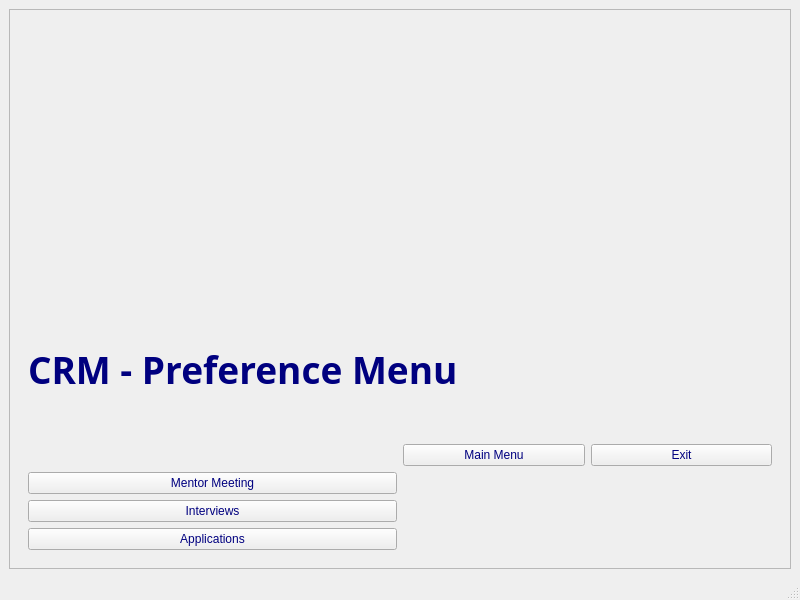
<?xml version="1.0" encoding="UTF-8"?>
<ui version="4.0">
 <class>MainWindow</class>
 <widget class="QMainWindow" name="MainWindow">
  <property name="geometry">
   <rect>
    <x>0</x>
    <y>0</y>
    <width>800</width>
    <height>600</height>
   </rect>
  </property>
  <property name="windowTitle">
   <string>MainWindow</string>
  </property>
  <widget class="QWidget" name="centralwidget">
   <layout class="QGridLayout" name="gridLayout_3">
    <item row="0" column="0">
     <widget class="QFrame" name="frame">
      <property name="frameShape">
       <enum>QFrame::StyledPanel</enum>
      </property>
      <property name="frameShadow">
       <enum>QFrame::Raised</enum>
      </property>
      <layout class="QGridLayout" name="gridLayout_4">
       <item row="0" column="0">
        <widget class="QWidget" name="widget_2" native="true">
         <widget class="QLabel" name="label">
          <property name="geometry">
           <rect>
            <x>110</x>
            <y>50</y>
            <width>531</width>
            <height>161</height>
           </rect>
          </property>
          <property name="text">
           <string/>
          </property>
          <property name="pixmap">
           <pixmap resource="../qrc/resources.qrc">:/images/logo.png</pixmap>
          </property>
          <property name="scaledContents">
           <bool>true</bool>
          </property>
         </widget>
        </widget>
       </item>
       <item row="1" column="0">
        <widget class="QWidget" name="widget" native="true">
         <property name="palette">
          <palette>
           <active>
            <colorrole role="WindowText">
             <brush brushstyle="SolidPattern">
              <color alpha="255">
               <red>0</red>
               <green>0</green>
               <blue>127</blue>
              </color>
             </brush>
            </colorrole>
            <colorrole role="Text">
             <brush brushstyle="SolidPattern">
              <color alpha="255">
               <red>0</red>
               <green>0</green>
               <blue>127</blue>
              </color>
             </brush>
            </colorrole>
            <colorrole role="ButtonText">
             <brush brushstyle="SolidPattern">
              <color alpha="255">
               <red>0</red>
               <green>0</green>
               <blue>127</blue>
              </color>
             </brush>
            </colorrole>
           </active>
           <inactive>
            <colorrole role="WindowText">
             <brush brushstyle="SolidPattern">
              <color alpha="255">
               <red>0</red>
               <green>0</green>
               <blue>127</blue>
              </color>
             </brush>
            </colorrole>
            <colorrole role="Text">
             <brush brushstyle="SolidPattern">
              <color alpha="255">
               <red>0</red>
               <green>0</green>
               <blue>127</blue>
              </color>
             </brush>
            </colorrole>
            <colorrole role="ButtonText">
             <brush brushstyle="SolidPattern">
              <color alpha="255">
               <red>0</red>
               <green>0</green>
               <blue>127</blue>
              </color>
             </brush>
            </colorrole>
           </inactive>
           <disabled/>
          </palette>
         </property>
         <layout class="QGridLayout" name="gridLayout">
          <item row="1" column="1">
           <layout class="QGridLayout" name="gridLayout_2">
            <item row="0" column="1">
             <widget class="QPushButton" name="pushButton_5">
              <property name="text">
               <string>Exit</string>
              </property>
             </widget>
            </item>
            <item row="0" column="0">
             <widget class="QPushButton" name="pushButton_4">
              <property name="text">
               <string>Main Menu</string>
              </property>
             </widget>
            </item>
           </layout>
          </item>
          <item row="2" column="0">
           <layout class="QVBoxLayout" name="verticalLayout_2">
            <item>
             <widget class="QPushButton" name="pushButton">
              <property name="text">
               <string>Mentor Meeting</string>
              </property>
             </widget>
            </item>
            <item>
             <widget class="QPushButton" name="pushButton_3">
              <property name="text">
               <string>Interviews</string>
              </property>
             </widget>
            </item>
            <item>
             <widget class="QPushButton" name="pushButton_2">
              <property name="text">
               <string>Applications</string>
              </property>
             </widget>
            </item>
           </layout>
          </item>
          <item row="0" column="0" colspan="2">
           <layout class="QVBoxLayout" name="verticalLayout">
            <item>
             <widget class="QLabel" name="label_2">
              <property name="font">
               <font>
                <family>Bahnschrift SemiBold SemiConden</family>
                <pointsize>28</pointsize>
                <italic>false</italic>
                <bold>true</bold>
               </font>
              </property>
              <property name="text">
               <string>CRM - Preference Menu</string>
              </property>
             </widget>
            </item>
           </layout>
          </item>
         </layout>
        </widget>
       </item>
      </layout>
     </widget>
    </item>
   </layout>
  </widget>
  <widget class="QMenuBar" name="menubar">
   <property name="geometry">
    <rect>
     <x>0</x>
     <y>0</y>
     <width>800</width>
     <height>22</height>
    </rect>
   </property>
  </widget>
  <widget class="QStatusBar" name="statusbar"/>
 </widget>
 <resources>
  <include location="../qrc/resources.qrc"/>
 </resources>
 <connections/>
</ui>
